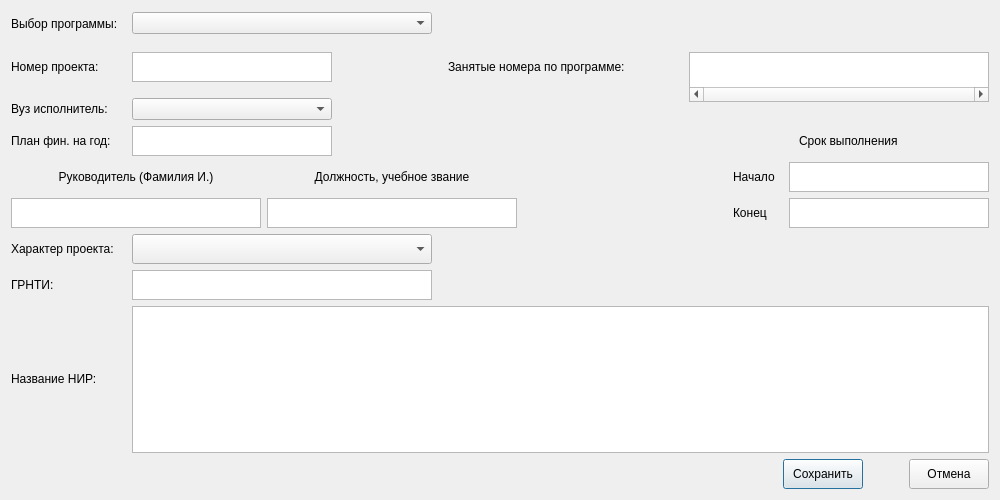
<?xml version="1.0" encoding="UTF-8"?>
<ui version="4.0">
 <class>Dialog</class>
 <widget class="QDialog" name="Dialog">
  <property name="geometry">
   <rect>
    <x>0</x>
    <y>0</y>
    <width>1000</width>
    <height>500</height>
   </rect>
  </property>
  <property name="windowTitle">
   <string>Добавить запись</string>
  </property>
  <layout class="QHBoxLayout" name="horizontalLayout">
   <item>
    <layout class="QVBoxLayout" name="verticalLayout_1">
     <item>
      <layout class="QHBoxLayout" name="horizontalLayout_45">
       <item>
        <widget class="QLabel" name="ntp_name">
         <property name="sizePolicy">
          <sizepolicy hsizetype="Fixed" vsizetype="Fixed">
           <horstretch>115</horstretch>
           <verstretch>25</verstretch>
          </sizepolicy>
         </property>
         <property name="minimumSize">
          <size>
           <width>115</width>
           <height>25</height>
          </size>
         </property>
         <property name="text">
          <string>Выбор программы:</string>
         </property>
        </widget>
       </item>
       <item>
        <widget class="QComboBox" name="ntp_name_combobox">
         <property name="minimumSize">
          <size>
           <width>300</width>
           <height>0</height>
          </size>
         </property>
        </widget>
       </item>
       <item>
        <spacer name="horizontalSpacer_49">
         <property name="orientation">
          <enum>Qt::Horizontal</enum>
         </property>
         <property name="sizeHint" stdset="0">
          <size>
           <width>40</width>
           <height>20</height>
          </size>
         </property>
        </spacer>
       </item>
      </layout>
     </item>
     <item>
      <layout class="QHBoxLayout" name="horizontalLayout_46">
       <item>
        <widget class="QLabel" name="number_proj">
         <property name="sizePolicy">
          <sizepolicy hsizetype="Fixed" vsizetype="Fixed">
           <horstretch>0</horstretch>
           <verstretch>0</verstretch>
          </sizepolicy>
         </property>
         <property name="minimumSize">
          <size>
           <width>115</width>
           <height>25</height>
          </size>
         </property>
         <property name="text">
          <string>Номер проекта:</string>
         </property>
        </widget>
       </item>
       <item>
        <widget class="QTextEdit" name="text_number_proj">
         <property name="sizePolicy">
          <sizepolicy hsizetype="Fixed" vsizetype="Minimum">
           <horstretch>0</horstretch>
           <verstretch>0</verstretch>
          </sizepolicy>
         </property>
         <property name="minimumSize">
          <size>
           <width>80</width>
           <height>30</height>
          </size>
         </property>
         <property name="maximumSize">
          <size>
           <width>200</width>
           <height>30</height>
          </size>
         </property>
        </widget>
       </item>
       <item>
        <spacer name="horizontalSpacer">
         <property name="orientation">
          <enum>Qt::Horizontal</enum>
         </property>
         <property name="sizeType">
          <enum>QSizePolicy::Expanding</enum>
         </property>
         <property name="sizeHint" stdset="0">
          <size>
           <width>13</width>
           <height>20</height>
          </size>
         </property>
        </spacer>
       </item>
       <item>
        <widget class="QLabel" name="label">
         <property name="sizePolicy">
          <sizepolicy hsizetype="Fixed" vsizetype="Fixed">
           <horstretch>0</horstretch>
           <verstretch>0</verstretch>
          </sizepolicy>
         </property>
         <property name="minimumSize">
          <size>
           <width>235</width>
           <height>0</height>
          </size>
         </property>
         <property name="maximumSize">
          <size>
           <width>235</width>
           <height>16777215</height>
          </size>
         </property>
         <property name="text">
          <string>Занятые номера по программе:</string>
         </property>
        </widget>
       </item>
       <item>
        <widget class="QTextBrowser" name="num_proj">
         <property name="sizePolicy">
          <sizepolicy hsizetype="Expanding" vsizetype="Fixed">
           <horstretch>0</horstretch>
           <verstretch>0</verstretch>
          </sizepolicy>
         </property>
         <property name="minimumSize">
          <size>
           <width>300</width>
           <height>50</height>
          </size>
         </property>
         <property name="maximumSize">
          <size>
           <width>16777215</width>
           <height>30</height>
          </size>
         </property>
         <property name="verticalScrollBarPolicy">
          <enum>Qt::ScrollBarAlwaysOff</enum>
         </property>
         <property name="horizontalScrollBarPolicy">
          <enum>Qt::ScrollBarAlwaysOn</enum>
         </property>
        </widget>
       </item>
      </layout>
     </item>
     <item>
      <layout class="QHBoxLayout" name="horizontalLayout_47">
       <item>
        <widget class="QLabel" name="vuz_name">
         <property name="sizePolicy">
          <sizepolicy hsizetype="Fixed" vsizetype="Fixed">
           <horstretch>0</horstretch>
           <verstretch>0</verstretch>
          </sizepolicy>
         </property>
         <property name="minimumSize">
          <size>
           <width>115</width>
           <height>0</height>
          </size>
         </property>
         <property name="text">
          <string>Вуз исполнитель:</string>
         </property>
        </widget>
       </item>
       <item>
        <widget class="QComboBox" name="vuz_name_combobox">
         <property name="minimumSize">
          <size>
           <width>200</width>
           <height>0</height>
          </size>
         </property>
        </widget>
       </item>
       <item>
        <spacer name="horizontalSpacer_51">
         <property name="orientation">
          <enum>Qt::Horizontal</enum>
         </property>
         <property name="sizeHint" stdset="0">
          <size>
           <width>40</width>
           <height>20</height>
          </size>
         </property>
        </spacer>
       </item>
      </layout>
     </item>
     <item>
      <layout class="QHBoxLayout" name="horizontalLayout_48">
       <item>
        <widget class="QLabel" name="ffin">
         <property name="sizePolicy">
          <sizepolicy hsizetype="Fixed" vsizetype="Fixed">
           <horstretch>0</horstretch>
           <verstretch>0</verstretch>
          </sizepolicy>
         </property>
         <property name="minimumSize">
          <size>
           <width>115</width>
           <height>25</height>
          </size>
         </property>
         <property name="text">
          <string>План фин. на год:</string>
         </property>
        </widget>
       </item>
       <item>
        <widget class="QTextEdit" name="text_ffin">
         <property name="sizePolicy">
          <sizepolicy hsizetype="Preferred" vsizetype="Fixed">
           <horstretch>0</horstretch>
           <verstretch>0</verstretch>
          </sizepolicy>
         </property>
         <property name="minimumSize">
          <size>
           <width>200</width>
           <height>30</height>
          </size>
         </property>
         <property name="maximumSize">
          <size>
           <width>200</width>
           <height>30</height>
          </size>
         </property>
        </widget>
       </item>
       <item>
        <spacer name="horizontalSpacer_52">
         <property name="orientation">
          <enum>Qt::Horizontal</enum>
         </property>
         <property name="sizeHint" stdset="0">
          <size>
           <width>40</width>
           <height>20</height>
          </size>
         </property>
        </spacer>
       </item>
       <item>
        <spacer name="horizontalSpacer_53">
         <property name="orientation">
          <enum>Qt::Horizontal</enum>
         </property>
         <property name="sizeType">
          <enum>QSizePolicy::Fixed</enum>
         </property>
         <property name="sizeHint" stdset="0">
          <size>
           <width>95</width>
           <height>20</height>
          </size>
         </property>
        </spacer>
       </item>
       <item>
        <widget class="QLabel" name="srok_vip">
         <property name="sizePolicy">
          <sizepolicy hsizetype="Fixed" vsizetype="Preferred">
           <horstretch>0</horstretch>
           <verstretch>0</verstretch>
          </sizepolicy>
         </property>
         <property name="minimumSize">
          <size>
           <width>135</width>
           <height>0</height>
          </size>
         </property>
         <property name="maximumSize">
          <size>
           <width>105</width>
           <height>16777215</height>
          </size>
         </property>
         <property name="text">
          <string>Срок выполнения        </string>
         </property>
        </widget>
       </item>
       <item>
        <spacer name="horizontalSpacer_54">
         <property name="orientation">
          <enum>Qt::Horizontal</enum>
         </property>
         <property name="sizeType">
          <enum>QSizePolicy::Fixed</enum>
         </property>
         <property name="sizeHint" stdset="0">
          <size>
           <width>55</width>
           <height>20</height>
          </size>
         </property>
        </spacer>
       </item>
      </layout>
     </item>
     <item>
      <layout class="QHBoxLayout" name="horizontalLayout_49">
       <property name="sizeConstraint">
        <enum>QLayout::SetDefaultConstraint</enum>
       </property>
       <item>
        <layout class="QVBoxLayout" name="verticalLayout_19">
         <item>
          <widget class="QLabel" name="ruk">
           <property name="minimumSize">
            <size>
             <width>0</width>
             <height>25</height>
            </size>
           </property>
           <property name="maximumSize">
            <size>
             <width>300</width>
             <height>30</height>
            </size>
           </property>
           <property name="text">
            <string>Руководитель (Фамилия И.)</string>
           </property>
           <property name="alignment">
            <set>Qt::AlignCenter</set>
           </property>
          </widget>
         </item>
         <item>
          <widget class="QTextEdit" name="text_ruk">
           <property name="sizePolicy">
            <sizepolicy hsizetype="Fixed" vsizetype="Expanding">
             <horstretch>0</horstretch>
             <verstretch>0</verstretch>
            </sizepolicy>
           </property>
           <property name="minimumSize">
            <size>
             <width>0</width>
             <height>30</height>
            </size>
           </property>
           <property name="maximumSize">
            <size>
             <width>250</width>
             <height>30</height>
            </size>
           </property>
          </widget>
         </item>
        </layout>
       </item>
       <item>
        <layout class="QVBoxLayout" name="verticalLayout_20">
         <item>
          <widget class="QLabel" name="dolj">
           <property name="minimumSize">
            <size>
             <width>0</width>
             <height>25</height>
            </size>
           </property>
           <property name="maximumSize">
            <size>
             <width>250</width>
             <height>30</height>
            </size>
           </property>
           <property name="text">
            <string>Должность, учебное звание</string>
           </property>
           <property name="alignment">
            <set>Qt::AlignCenter</set>
           </property>
          </widget>
         </item>
         <item>
          <widget class="QTextEdit" name="text_dolj">
           <property name="sizePolicy">
            <sizepolicy hsizetype="Fixed" vsizetype="Fixed">
             <horstretch>0</horstretch>
             <verstretch>0</verstretch>
            </sizepolicy>
           </property>
           <property name="minimumSize">
            <size>
             <width>0</width>
             <height>30</height>
            </size>
           </property>
           <property name="maximumSize">
            <size>
             <width>250</width>
             <height>30</height>
            </size>
           </property>
          </widget>
         </item>
        </layout>
       </item>
       <item>
        <spacer name="horizontalSpacer_55">
         <property name="orientation">
          <enum>Qt::Horizontal</enum>
         </property>
         <property name="sizeHint" stdset="0">
          <size>
           <width>40</width>
           <height>20</height>
          </size>
         </property>
        </spacer>
       </item>
       <item>
        <spacer name="horizontalSpacer_56">
         <property name="orientation">
          <enum>Qt::Horizontal</enum>
         </property>
         <property name="sizeType">
          <enum>QSizePolicy::Fixed</enum>
         </property>
         <property name="sizeHint" stdset="0">
          <size>
           <width>20</width>
           <height>20</height>
          </size>
         </property>
        </spacer>
       </item>
       <item>
        <layout class="QVBoxLayout" name="verticalLayout_21">
         <item>
          <layout class="QHBoxLayout" name="horizontalLayout_50">
           <item>
            <widget class="QLabel" name="srok_n">
             <property name="sizePolicy">
              <sizepolicy hsizetype="Preferred" vsizetype="Minimum">
               <horstretch>0</horstretch>
               <verstretch>0</verstretch>
              </sizepolicy>
             </property>
             <property name="minimumSize">
              <size>
               <width>50</width>
               <height>25</height>
              </size>
             </property>
             <property name="text">
              <string>Начало</string>
             </property>
            </widget>
           </item>
           <item>
            <widget class="QTextEdit" name="text_srok_n">
             <property name="enabled">
              <bool>true</bool>
             </property>
             <property name="sizePolicy">
              <sizepolicy hsizetype="Preferred" vsizetype="Fixed">
               <horstretch>0</horstretch>
               <verstretch>0</verstretch>
              </sizepolicy>
             </property>
             <property name="minimumSize">
              <size>
               <width>200</width>
               <height>30</height>
              </size>
             </property>
             <property name="maximumSize">
              <size>
               <width>200</width>
               <height>30</height>
              </size>
             </property>
            </widget>
           </item>
          </layout>
         </item>
         <item>
          <layout class="QHBoxLayout" name="horizontalLayout_51">
           <item>
            <widget class="QLabel" name="srok_k">
             <property name="minimumSize">
              <size>
               <width>50</width>
               <height>25</height>
              </size>
             </property>
             <property name="text">
              <string>Конец</string>
             </property>
            </widget>
           </item>
           <item>
            <widget class="QTextEdit" name="text_srok_k">
             <property name="sizePolicy">
              <sizepolicy hsizetype="Preferred" vsizetype="Fixed">
               <horstretch>0</horstretch>
               <verstretch>0</verstretch>
              </sizepolicy>
             </property>
             <property name="minimumSize">
              <size>
               <width>100</width>
               <height>30</height>
              </size>
             </property>
             <property name="maximumSize">
              <size>
               <width>200</width>
               <height>30</height>
              </size>
             </property>
            </widget>
           </item>
          </layout>
         </item>
        </layout>
       </item>
      </layout>
     </item>
     <item>
      <layout class="QHBoxLayout" name="horizontalLayout_52">
       <item>
        <widget class="QLabel" name="codtype">
         <property name="sizePolicy">
          <sizepolicy hsizetype="Fixed" vsizetype="Minimum">
           <horstretch>0</horstretch>
           <verstretch>0</verstretch>
          </sizepolicy>
         </property>
         <property name="minimumSize">
          <size>
           <width>115</width>
           <height>25</height>
          </size>
         </property>
         <property name="text">
          <string>Характер проекта:</string>
         </property>
        </widget>
       </item>
       <item>
        <widget class="QComboBox" name="codtype_combobox">
         <property name="sizePolicy">
          <sizepolicy hsizetype="Preferred" vsizetype="Expanding">
           <horstretch>0</horstretch>
           <verstretch>0</verstretch>
          </sizepolicy>
         </property>
         <property name="minimumSize">
          <size>
           <width>300</width>
           <height>30</height>
          </size>
         </property>
         <property name="maximumSize">
          <size>
           <width>300</width>
           <height>30</height>
          </size>
         </property>
        </widget>
       </item>
       <item>
        <spacer name="horizontalSpacer_57">
         <property name="orientation">
          <enum>Qt::Horizontal</enum>
         </property>
         <property name="sizeHint" stdset="0">
          <size>
           <width>40</width>
           <height>20</height>
          </size>
         </property>
        </spacer>
       </item>
      </layout>
     </item>
     <item>
      <layout class="QHBoxLayout" name="horizontalLayout_53">
       <item>
        <widget class="QLabel" name="grnti">
         <property name="sizePolicy">
          <sizepolicy hsizetype="Fixed" vsizetype="Fixed">
           <horstretch>0</horstretch>
           <verstretch>0</verstretch>
          </sizepolicy>
         </property>
         <property name="minimumSize">
          <size>
           <width>115</width>
           <height>25</height>
          </size>
         </property>
         <property name="text">
          <string>ГРНТИ:</string>
         </property>
        </widget>
       </item>
       <item>
        <widget class="QTextEdit" name="text_grnti">
         <property name="sizePolicy">
          <sizepolicy hsizetype="Preferred" vsizetype="Fixed">
           <horstretch>0</horstretch>
           <verstretch>0</verstretch>
          </sizepolicy>
         </property>
         <property name="minimumSize">
          <size>
           <width>300</width>
           <height>30</height>
          </size>
         </property>
         <property name="maximumSize">
          <size>
           <width>300</width>
           <height>30</height>
          </size>
         </property>
        </widget>
       </item>
       <item>
        <spacer name="horizontalSpacer_58">
         <property name="orientation">
          <enum>Qt::Horizontal</enum>
         </property>
         <property name="sizeHint" stdset="0">
          <size>
           <width>40</width>
           <height>20</height>
          </size>
         </property>
        </spacer>
       </item>
      </layout>
     </item>
     <item>
      <layout class="QGridLayout" name="gridLayout">
       <item row="0" column="0">
        <widget class="QLabel" name="nir_name">
         <property name="sizePolicy">
          <sizepolicy hsizetype="Preferred" vsizetype="Fixed">
           <horstretch>0</horstretch>
           <verstretch>0</verstretch>
          </sizepolicy>
         </property>
         <property name="minimumSize">
          <size>
           <width>115</width>
           <height>0</height>
          </size>
         </property>
         <property name="maximumSize">
          <size>
           <width>115</width>
           <height>16777215</height>
          </size>
         </property>
         <property name="text">
          <string>Название НИР:</string>
         </property>
        </widget>
       </item>
       <item row="0" column="1">
        <widget class="QTextEdit" name="text_nir_name"/>
       </item>
      </layout>
     </item>
     <item>
      <layout class="QHBoxLayout" name="horizontalLayout_55">
       <item>
        <spacer name="horizontalSpacer_59">
         <property name="orientation">
          <enum>Qt::Horizontal</enum>
         </property>
         <property name="sizeHint" stdset="0">
          <size>
           <width>40</width>
           <height>20</height>
          </size>
         </property>
        </spacer>
       </item>
       <item>
        <widget class="QPushButton" name="save_button">
         <property name="minimumSize">
          <size>
           <width>30</width>
           <height>30</height>
          </size>
         </property>
         <property name="text">
          <string>Сохранить</string>
         </property>
        </widget>
       </item>
       <item>
        <spacer name="horizontalSpacer_60">
         <property name="orientation">
          <enum>Qt::Horizontal</enum>
         </property>
         <property name="sizeType">
          <enum>QSizePolicy::Fixed</enum>
         </property>
         <property name="sizeHint" stdset="0">
          <size>
           <width>40</width>
           <height>20</height>
          </size>
         </property>
        </spacer>
       </item>
       <item>
        <widget class="QPushButton" name="cancel_button">
         <property name="minimumSize">
          <size>
           <width>0</width>
           <height>30</height>
          </size>
         </property>
         <property name="text">
          <string>Отмена</string>
         </property>
        </widget>
       </item>
      </layout>
     </item>
    </layout>
   </item>
  </layout>
 </widget>
 <resources/>
 <connections/>
</ui>
